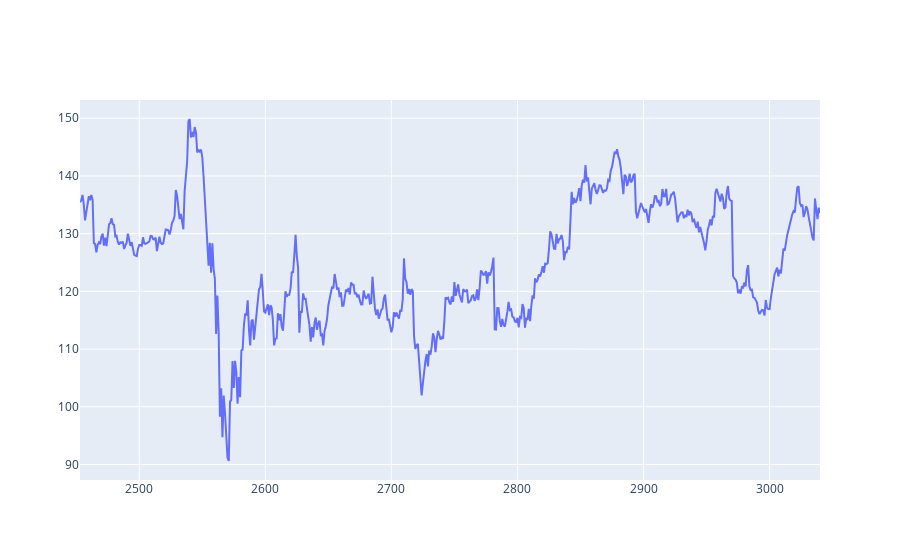

Here is the notebook cell this chart was saved with:
### Code cell
fig = go.Figure()
fig.add_trace(go.Scatter(x=data.index[-len(x_test):], y=data['close'][-len(x_test):], mode='lines', name='closing price'))

### Figure 1 — Plotly figure (JSON) as saved in the notebook; plotly's stock layout.template omitted (floating-point values rounded to 4 significant figures; data arrays with more than 128 entries replaced by an {"elided": "..."} marker saying what was removed)
{"data": [{"mode": "lines", "name": "closing price", "type": "scatter", "x": {"elided": "588 int values"}, "y": {"elided": "588 float values"}}], "layout": {}}
